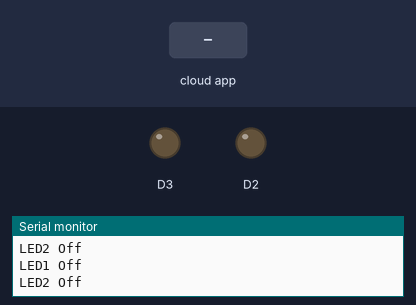
Simulated run of this sketch. Board: ESP8266 (NodeMCU). Shown: output pins drawn as LEDs (lit = HIGH), the last lines printed to the serial monitor. Inputs (shaded band) come from the test bench. WiFi joins after 1.5 s; servers stay silent unless stated; the Firebase database answers and starts empty.

Above: at 3.0 s.
3.1 s: the phone or cloud app sets LED2_STATUS to On
At 4.9 s:
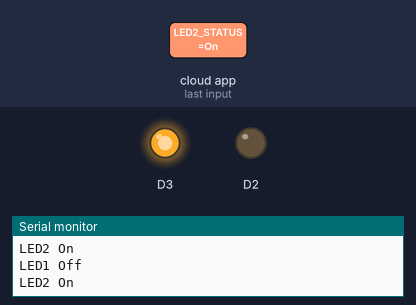
5.2 s: the phone or cloud app sets LED1_STATUS to On
At 6.8 s:
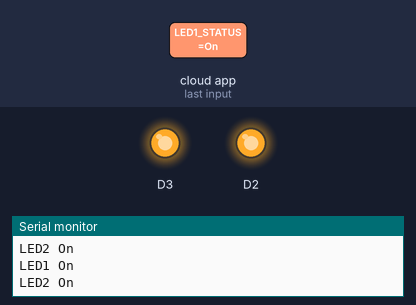
7.6 s: the phone or cloud app sets LED1_STATUS to Off
At 9.7 s:
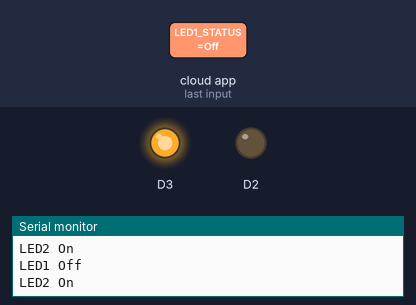
10.0 s: the phone or cloud app sets LED2_STATUS to Off
At 11.1 s:
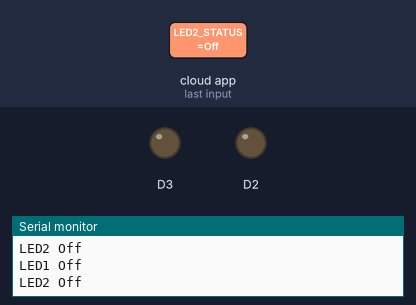
Timing chart, 0 to 12.6 s (numbered marks = the images above; inputs shaded):
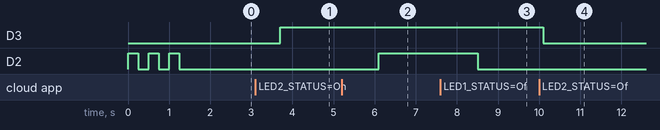

The sketch:

Activity_1_NODEMCU_FIREBASE.ino
```cpp
#include <ESP8266WiFi.h>
#include <FirebaseArduino.h>

// Set these to run example.
#define FIREBASE_HOST "midterm-activity-1-c5c44-default-rtdb.asia-southeast1.firebasedatabase.app"
#define FIREBASE_AUTH "vsIwTmSnYGrY84uCLpIm0Y1pMJkxdT2yau03SXQO"
#define WIFI_SSID "JFRANCISQ-PC"
#define WIFI_PASSWORD "12345678"

void setup() {
  Serial.begin(9600);

  // connect to wifi.
  pinMode(D2, OUTPUT);
  pinMode(D3, OUTPUT);
  WiFi.begin(WIFI_SSID, WIFI_PASSWORD);
  Serial.print("connecting");

  while (WiFi.status() != WL_CONNECTED) {
    Serial.print(".");
    digitalWrite(D2, HIGH);
    delay(250);
    digitalWrite(D2, LOW);
    delay(250);
  }
  Serial.println();
  Serial.print("connected: ");
  Serial.println(WiFi.localIP());

  Firebase.begin(FIREBASE_HOST, FIREBASE_AUTH);
  Firebase.set("LED1_STATUS", "Off");
  Firebase.set("LED2_STATUS", "Off");
}

String led1 = "Off";
String led2 = "Off";

void loop() {
  // set value
  led1=Firebase.getString("LED1_STATUS");
  led2=Firebase.getString("LED2_STATUS");
  //For Bulb
  if (led1=="On") {
      Serial.println("LED1 On");
      digitalWrite(D2,HIGH);
  }else if(led1=="Off"){
    Serial.println("LED1 Off");
    digitalWrite(D2,LOW);
  }

  if (led2=="On") {
      Serial.println("LED2 On");
      digitalWrite(D3,HIGH);
  }else if(led2=="Off"){
    Serial.println("LED2 Off");
    digitalWrite(D3,LOW);
  }
  delay(500);
}
```

Measured:
- after the input at 3.1 s, D3: LOW → HIGH after 0.60 s
- after the input at 5.2 s, D2: LOW → HIGH after 0.90 s
- after the input at 7.6 s, D2: HIGH → LOW after 0.91 s
- after the input at 10.0 s, D3: HIGH → LOW after 0.11 s
